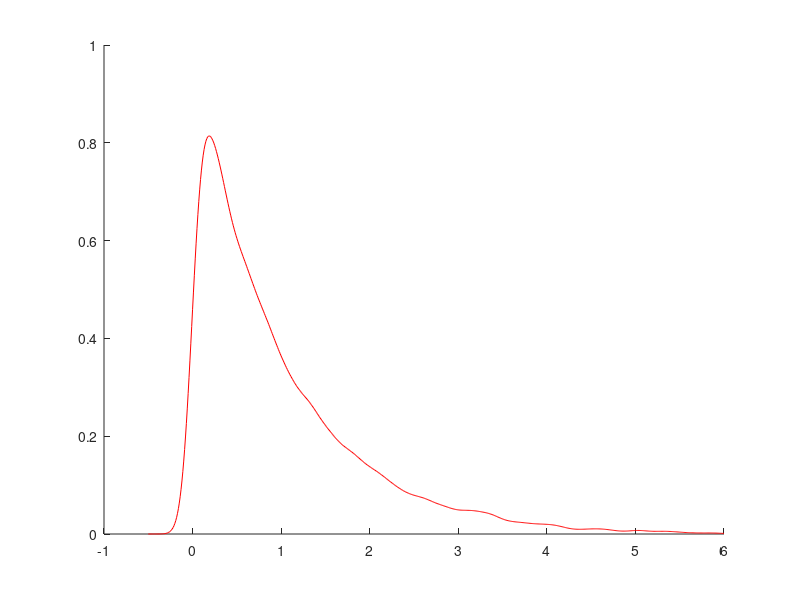

The MATLAB source for this figure: (Note: this script raises an error after producing the figure.)
%gausthetakde.m
clear all
h = 0.1; h2 = h^2; c = 1/sqrt(2*pi)/h;
phi = @(x,x0) exp(-(x-x0).^2/(2*h2)); % unscaled Gaussian kernel 
f = @(x) exp(-x).*(x >= 0);  % True pdf
N = 10^4;   % sample size
x = -log(rand(N,1)); % generate the data
xx = [-0.5:0.01:6];  % plot range
phis = zeros(1,numel(xx));
for i = 1:N
    phis = phis + phi(xx,x(i));
end
phis = c*phis/N;
hold on
plot(xx,phis,'r');        % plot Gaussian KDE
[bandwidth,density,xmesh] = kde(x,2^12,0,max(x));
idx = find(xmesh <= 6);  
plot(xmesh(idx),density(idx),'b')  % plot theta KDE
plot(xx,f(xx),'k');      % plot true pdf
